Frame 1 (no input): blank canvas, image omitted
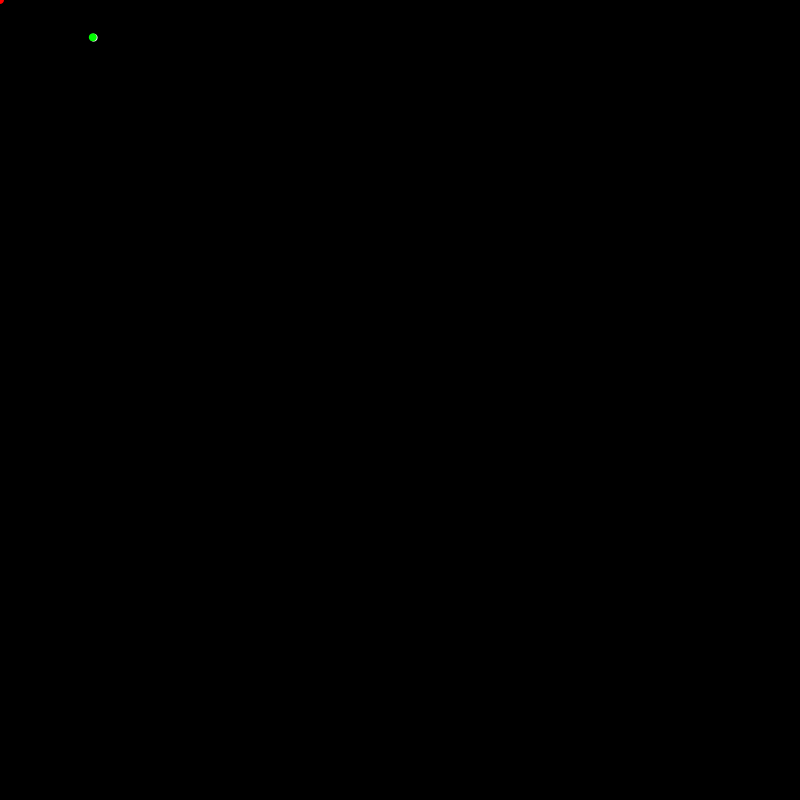
Frame 60 (the mouse pressed at the canvas centre just before this capture)
Frame 120 (the mouse held since frame 60 and released just before this capture): blank canvas, image omitted

The Processing sketch that drew this single still picture (run headless with seeded random() and noise(); from frame 60 on, the mouse is pressed at the canvas centre):

// Processing sketch: converge_to_distance_from_point
// ── converge_to_distance_from_point.pde
float x, y, dx, dy, wantDist = 100;

void setup() {
  size(800, 800);
  x = random(width);
  y = random(height);
}

void draw() {
  background(0);
  smooth();
//  stroke(255);
//  line(0, height/2, width, height/2);
  fill(255);
  ellipse(x, y, 8, 8);
  noStroke();
  fill(255, 0, 0);
  ellipse(mouseX, mouseY, 8, 8);
  
  
  float ofx = mouseX - x,
        ofy = mouseY - y;
//  float dist2 = ofx*ofx+ofy*ofy;
  float ang = atan2(ofy, ofx);
  float wantX = mouseX - wantDist * cos(ang),
        wantY = mouseY - wantDist * sin(ang);
  fill(0, 255, 0);
  ellipse(wantX, wantY, 8, 8);
  dx = (wantX - x) * .1;
  dy = (wantY - y) * .1;
  x += dx;
  y += dy;
}
